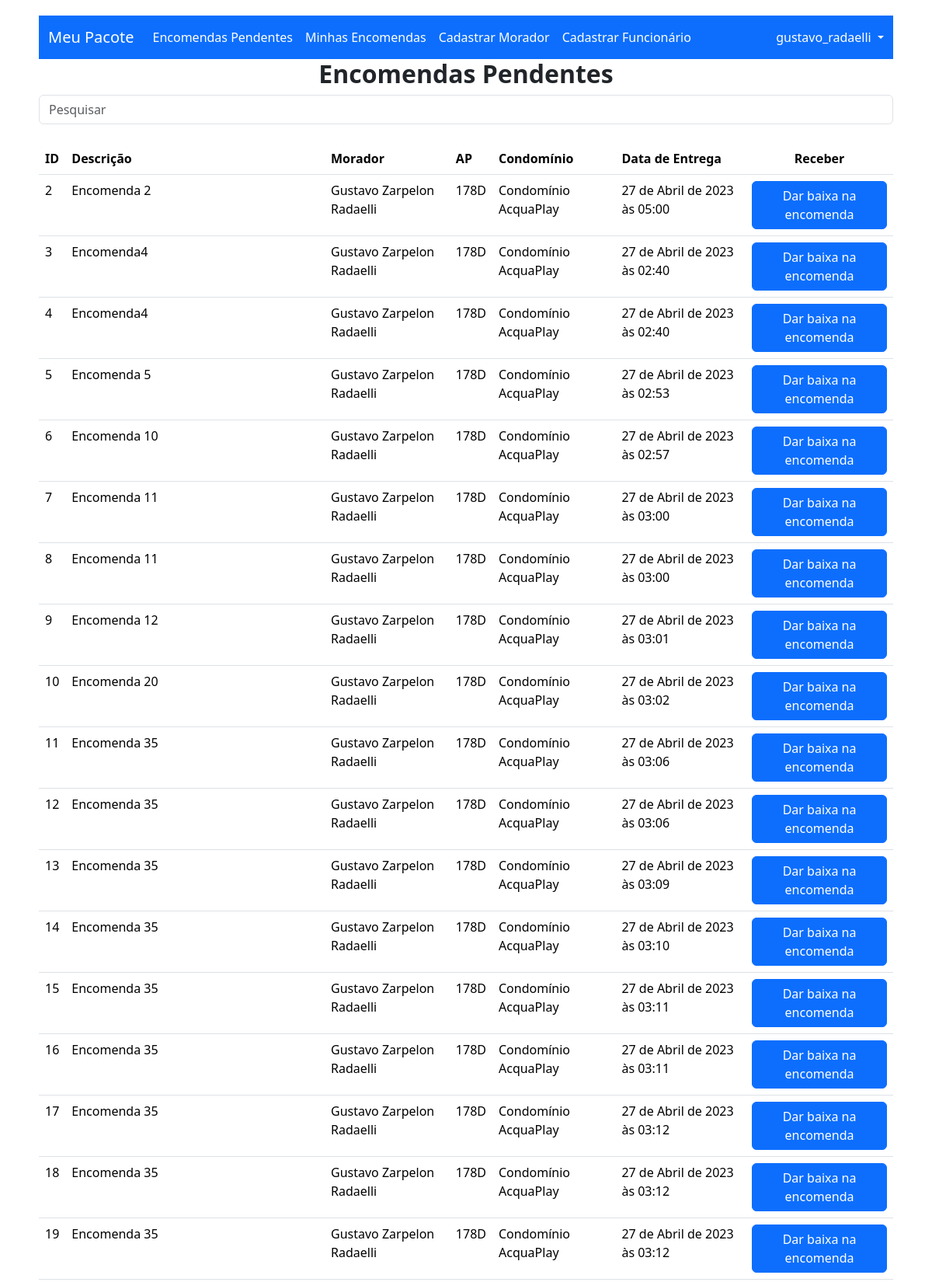
Page /encomendas_pendentes/ (signed in, upper part) on the committed database.
### app_meu_pacote/models.py (models this page shows, shortened)
class Encomenda(models.Model):
    id = models.AutoField(primary_key=True)
    morador = models.ForeignKey(Morador, on_delete=models.CASCADE)
    descricao = models.CharField(max_length=100)
    data_hora_recebimento = models.DateTimeField()
    data_hora_entrega = models.DateTimeField(blank=True, null=True)
    codigo_retirada = models.CharField(max_length=4, default='0000')
    funcionario_recebimento = models.ForeignKey(Funcionario, on_delete=models.CASCADE, related_name='funcionario_recebimento')
    funcionario_entrega = models.ForeignKey(Funcionario, on_delete=models.CASCADE, related_name='funcionario_entrega', blank=True, null=True)

class Morador(models.Model):
    id = models.AutoField(primary_key=True)
    user = models.OneToOneField(User, on_delete=models.CASCADE)
    nome = models.CharField(max_length=100)
    apartamento = models.ForeignKey(Apartamento, on_delete=models.CASCADE, related_name='apartamentos')
    email = models.EmailField()
    telefone = models.CharField(max_length=20)

class Apartamento(models.Model):
    id = models.AutoField(primary_key=True)
    numero = models.CharField(max_length=10)
    condominio = models.ForeignKey(Condominio, on_delete=models.CASCADE, related_name='apartamentos')

class Condominio(models.Model):
    id = models.AutoField(primary_key=True)
    nome = models.CharField(max_length=100)
    endereco = models.CharField(max_length=100)
    telefone = models.CharField(max_length=20)
    email = models.EmailField()

### app_meu_pacote/views.py (the view)
# urls.py: path('encomendas_pendentes/', app_meu_pacote_views.encomendas_pendentes, name='encomendas_pendentes'),
def encomendas_pendentes(request):
    if not request.user.is_authenticated:
        return redirect('index') # issue ---> precisa redirecionar para a página de login
    encomendas = Encomenda.objects.filter(data_hora_entrega=None)
    context = {'encomendas': encomendas}
    return render(request, 'encomendas_pendentes.html', context)

### app_meu_pacote/templates/encomendas_pendentes.html (shortened to what this page needs)
{% extends 'base.html' %}
{% block content %}
<h2 class="text-center fw-bold">Encomendas Pendentes</h2>
{% if encomendas %}
<input class="form-control" id="myInput" type="text" placeholder="Pesquisar">
<br>
<table class="table">
  <thead>
    <tr>
      <th>ID</th>
      <th>Descrição</th>
      <th>Morador</th>
      <th>AP</th>
      <th>Condomínio</th>
      <th>Data de Entrega</th>
      <th class="text-center">Receber</th>
    </tr>
  </thead>
  <tbody>
    {% for encomenda in encomendas %}
    <tr>
      <td>{{ encomenda.id }}</td>
      <td>{{ encomenda.descricao }}</td>
      <td>{{ encomenda.morador.nome }}</td>
      <td>{{ encomenda.morador.apartamento.numero }}</td>
      <td>{{ encomenda.morador.apartamento.condominio.nome }}</td>
      <td>{{ encomenda.data_hora_recebimento }}</td>
      <td class="text-center"> <a class="btn btn-primary" href="/encomenda/{{encomenda.id}}" role="button">Dar baixa na encomenda</a> </td>
    </tr>
    {% endfor %}
  </tbody>
</table>
{% else %}
<p>Não há encomendas pendentes no momento.</p>
{% endif %}
{% endblock %}

### app_meu_pacote/templates/base.html (shortened to what this page needs)
{% load static %}
<!DOCTYPE html>
<html lang="pt-br">
<head>
  <link rel="stylesheet" href="{% static 'css/styles.css' %}">
  {% block head %}
  {% load bootstrap5 %}
  {% bootstrap_css %}
  {% endblock %}
</head>
<body>
  <header>
    <nav class="navbar navbar-expand-lg navbar-dark bg-primary">
      <div class="container-fluid">
        <a class="navbar-brand" href="..">Meu Pacote</a>
        <div class="collapse navbar-collapse" id="navbarSupportedContent">
          <ul class="navbar-nav me-auto mb-2 mb-lg-0">
            <li class="nav-item">
              <a class="nav-link active" href="/encomendas_pendentes">Encomendas Pendentes</a>
            </li>
            <li class="nav-item">
              <a class="nav-link active" href="/minhas_encomendas">Minhas Encomendas</a>
            </li>
            <li class="nav-item">
              <a class="nav-link active" href="/cadastrar_morador">Cadastrar Morador</a>
            </li>
            <li class="nav-item">
              <a class="nav-link active" href="/cadastrar_funcionario">Cadastrar Funcionário</a>
            </li>
          </ul>
          {% if user.is_authenticated %}
          <li class="nav-item dropdown d-flex">
            <a class="nav-link dropdown-toggle text-white me-auto" href="#" id="navbarDropdown" role="button" data-bs-toggle="dropdown" aria-expanded="false">
              {{ user.username }}
            </a>
          </li>
          {% endif %}
        </div>
      </div>
    </nav>
  </header>
  <main>
    {% block content %}
    {% endblock %}
  </main>
</body>
</html>

### app_meu_pacote/static/css/styles.css (style rules this page uses)
html { margin-left: 50px; margin-right: 50px; margin-top: 20px; margin-bottom: 20px; }
table { border-collapse: collapse; width: 100%; margin-bottom: 1rem; }
th, td { text-align: left; padding: 0.5rem; border-bottom: 1px solid #ddd; }
th { background-color: #f5f5f5; }

### rows in the picture
Encomenda: id "2", descricao "Encomenda 2", morador.nome "Gustavo Zarpelon Radaelli", morador.apartamento.numero "178D", morador.apartamento.condominio.nome "Condomínio AcquaPlay", data_hora_recebimento "27 de Abril de 2023 às 05:00"
Encomenda: id "3", descricao "Encomenda4", morador.nome "Gustavo Zarpelon Radaelli", morador.apartamento.numero "178D", morador.apartamento.condominio.nome "Condomínio AcquaPlay", data_hora_recebimento "27 de Abril de 2023 às 02:40"
Encomenda: id "4", descricao "Encomenda4", morador.nome "Gustavo Zarpelon Radaelli", morador.apartamento.numero "178D", morador.apartamento.condominio.nome "Condomínio AcquaPlay", data_hora_recebimento "27 de Abril de 2023 às 02:40"
Encomenda: id "5", descricao "Encomenda 5", morador.nome "Gustavo Zarpelon Radaelli", morador.apartamento.numero "178D", morador.apartamento.condominio.nome "Condomínio AcquaPlay", data_hora_recebimento "27 de Abril de 2023 às 02:53"
Encomenda: id "6", descricao "Encomenda 10", morador.nome "Gustavo Zarpelon Radaelli", morador.apartamento.numero "178D", morador.apartamento.condominio.nome "Condomínio AcquaPlay", data_hora_recebimento "27 de Abril de 2023 às 02:57"
Encomenda: id "7", descricao "Encomenda 11", morador.nome "Gustavo Zarpelon Radaelli", morador.apartamento.numero "178D", morador.apartamento.condominio.nome "Condomínio AcquaPlay", data_hora_recebimento "27 de Abril de 2023 às 03:00"
Encomenda: id "8", descricao "Encomenda 11", morador.nome "Gustavo Zarpelon Radaelli", morador.apartamento.numero "178D", morador.apartamento.condominio.nome "Condomínio AcquaPlay", data_hora_recebimento "27 de Abril de 2023 às 03:00"
Encomenda: id "9", descricao "Encomenda 12", morador.nome "Gustavo Zarpelon Radaelli", morador.apartamento.numero "178D", morador.apartamento.condominio.nome "Condomínio AcquaPlay", data_hora_recebimento "27 de Abril de 2023 às 03:01"
Encomenda: id "10", descricao "Encomenda 20", morador.nome "Gustavo Zarpelon Radaelli", morador.apartamento.numero "178D", morador.apartamento.condominio.nome "Condomínio AcquaPlay", data_hora_recebimento "27 de Abril de 2023 às 03:02"
Encomenda: id "11", descricao "Encomenda 35", morador.nome "Gustavo Zarpelon Radaelli", morador.apartamento.numero "178D", morador.apartamento.condominio.nome "Condomínio AcquaPlay", data_hora_recebimento "27 de Abril de 2023 às 03:06"
Encomenda: id "12", descricao "Encomenda 35", morador.nome "Gustavo Zarpelon Radaelli", morador.apartamento.numero "178D", morador.apartamento.condominio.nome "Condomínio AcquaPlay", data_hora_recebimento "27 de Abril de 2023 às 03:06"
Encomenda: id "13", descricao "Encomenda 35", morador.nome "Gustavo Zarpelon Radaelli", morador.apartamento.numero "178D", morador.apartamento.condominio.nome "Condomínio AcquaPlay", data_hora_recebimento "27 de Abril de 2023 às 03:09"
Encomenda: id "14", descricao "Encomenda 35", morador.nome "Gustavo Zarpelon Radaelli", morador.apartamento.numero "178D", morador.apartamento.condominio.nome "Condomínio AcquaPlay", data_hora_recebimento "27 de Abril de 2023 às 03:10"
Encomenda: id "15", descricao "Encomenda 35", morador.nome "Gustavo Zarpelon Radaelli", morador.apartamento.numero "178D", morador.apartamento.condominio.nome "Condomínio AcquaPlay", data_hora_recebimento "27 de Abril de 2023 às 03:11"
Encomenda: id "16", descricao "Encomenda 35", morador.nome "Gustavo Zarpelon Radaelli", morador.apartamento.numero "178D", morador.apartamento.condominio.nome "Condomínio AcquaPlay", data_hora_recebimento "27 de Abril de 2023 às 03:11"
Encomenda: id "17", descricao "Encomenda 35", morador.nome "Gustavo Zarpelon Radaelli", morador.apartamento.numero "178D", morador.apartamento.condominio.nome "Condomínio AcquaPlay", data_hora_recebimento "27 de Abril de 2023 às 03:12"
Encomenda: id "18", descricao "Encomenda 35", morador.nome "Gustavo Zarpelon Radaelli", morador.apartamento.numero "178D", morador.apartamento.condominio.nome "Condomínio AcquaPlay", data_hora_recebimento "27 de Abril de 2023 às 03:12"
Encomenda: id "19", descricao "Encomenda 35", morador.nome "Gustavo Zarpelon Radaelli", morador.apartamento.numero "178D", morador.apartamento.condominio.nome "Condomínio AcquaPlay", data_hora_recebimento "27 de Abril de 2023 às 03:12"

### other values in the picture
{{ user.username }} "gustavo_radaelli"
